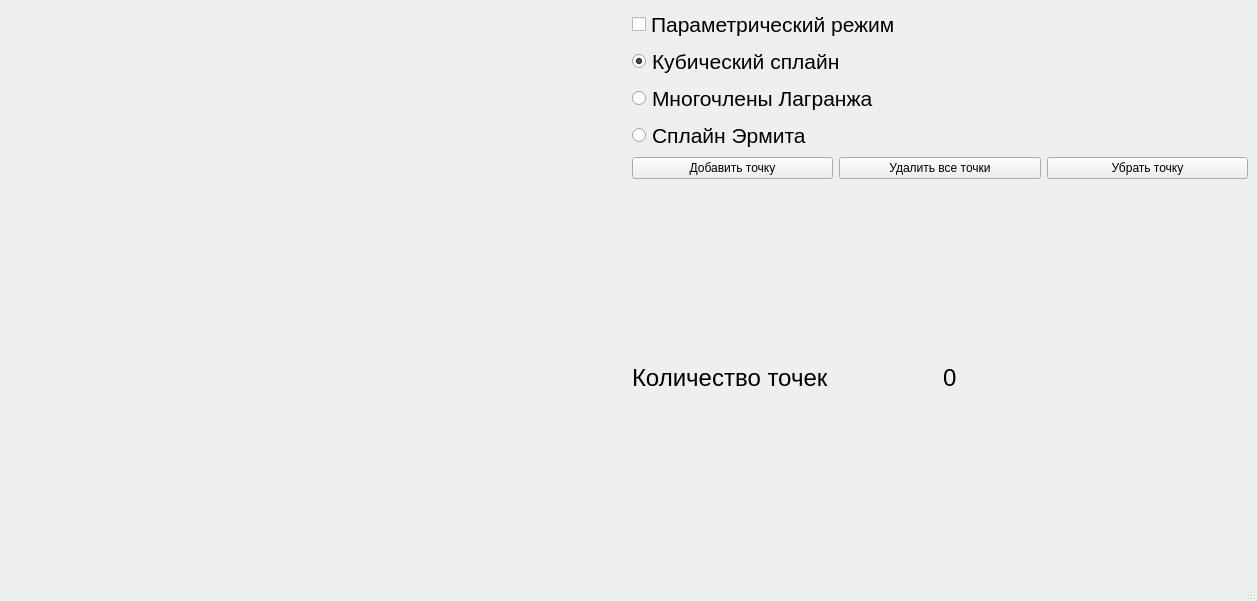
<?xml version="1.0" encoding="UTF-8"?>
<ui version="4.0">
 <class>MainWindow</class>
 <widget class="QMainWindow" name="MainWindow">
  <property name="geometry">
   <rect>
    <x>0</x>
    <y>0</y>
    <width>1257</width>
    <height>601</height>
   </rect>
  </property>
  <property name="windowTitle">
   <string>MainWindow</string>
  </property>
  <widget class="QWidget" name="centralwidget">
   <layout class="QHBoxLayout" name="horizontalLayout_3">
    <item>
     <widget class="DrawWidget" name="draw_widget" native="true"/>
    </item>
    <item>
     <layout class="QVBoxLayout" name="verticalLayout">
      <item>
       <widget class="QCheckBox" name="checkBox">
        <property name="font">
         <font>
          <pointsize>16</pointsize>
         </font>
        </property>
        <property name="text">
         <string>Параметрический режим</string>
        </property>
       </widget>
      </item>
      <item>
       <widget class="QRadioButton" name="radioButton_3">
        <property name="font">
         <font>
          <pointsize>16</pointsize>
         </font>
        </property>
        <property name="text">
         <string>Кубический сплайн</string>
        </property>
        <property name="checked">
         <bool>true</bool>
        </property>
       </widget>
      </item>
      <item>
       <widget class="QRadioButton" name="radioButton">
        <property name="font">
         <font>
          <pointsize>16</pointsize>
         </font>
        </property>
        <property name="text">
         <string>Многочлены Лагранжа</string>
        </property>
       </widget>
      </item>
      <item>
       <widget class="QRadioButton" name="radioButton_2">
        <property name="font">
         <font>
          <pointsize>16</pointsize>
         </font>
        </property>
        <property name="text">
         <string>Сплайн Эрмита</string>
        </property>
       </widget>
      </item>
      <item>
       <layout class="QHBoxLayout" name="horizontalLayout">
        <item>
         <widget class="QPushButton" name="addPoint">
          <property name="text">
           <string>Добавить точку</string>
          </property>
         </widget>
        </item>
        <item>
         <widget class="QPushButton" name="pushButton">
          <property name="text">
           <string>Удалить все точки</string>
          </property>
         </widget>
        </item>
        <item>
         <widget class="QPushButton" name="deletePoint">
          <property name="text">
           <string>Убрать точку</string>
          </property>
         </widget>
        </item>
       </layout>
      </item>
      <item>
       <layout class="QHBoxLayout" name="horizontalLayout_2">
        <item>
         <widget class="QLabel" name="label">
          <property name="font">
           <font>
            <pointsize>18</pointsize>
           </font>
          </property>
          <property name="text">
           <string>Количество точек</string>
          </property>
         </widget>
        </item>
        <item>
         <widget class="QLabel" name="count_label">
          <property name="font">
           <font>
            <pointsize>18</pointsize>
           </font>
          </property>
          <property name="text">
           <string>0</string>
          </property>
         </widget>
        </item>
       </layout>
      </item>
     </layout>
    </item>
   </layout>
  </widget>
  <widget class="QMenuBar" name="menubar">
   <property name="geometry">
    <rect>
     <x>0</x>
     <y>0</y>
     <width>1257</width>
     <height>21</height>
    </rect>
   </property>
  </widget>
  <widget class="QStatusBar" name="statusbar"/>
 </widget>
 <customwidgets>
  <customwidget>
   <class>DrawWidget</class>
   <extends>QWidget</extends>
   <header location="global">drawwidget.h</header>
   <container>1</container>
  </customwidget>
 </customwidgets>
 <resources/>
 <connections/>
</ui>
